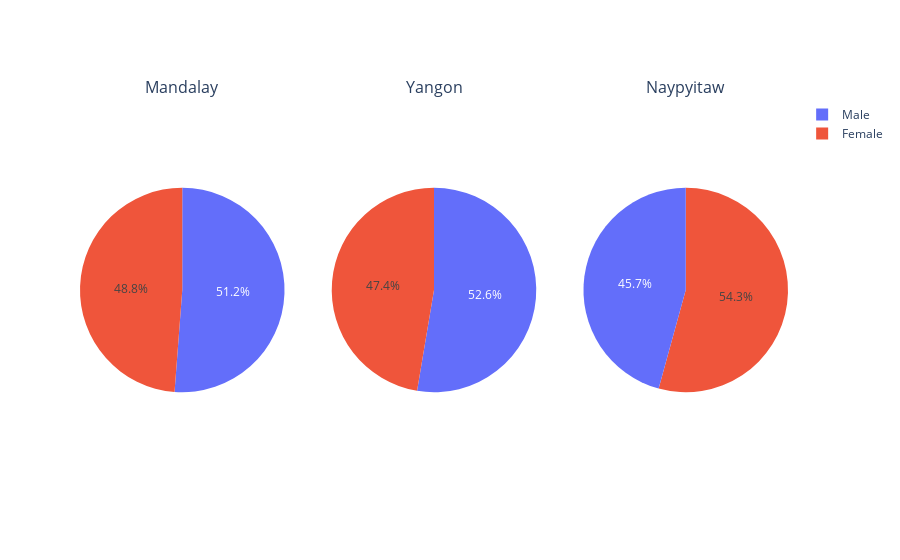

Notebook source saved alongside this figure:
### Code cell
fig = make_subplots(rows=1, cols=3, specs=[[{'type':'domain'}, {'type':'domain'}, {'type':'domain'}]],
                    subplot_titles=['Mandalay', 'Yangon', 'Naypyitaw'])

fig1 = go.Pie(labels=gender_per_city[gender_per_city['City'] == 'Mandalay']['Gender'],
              values=gender_per_city[gender_per_city['City'] == 'Mandalay']['Invoice ID'],
              name="Mandalay")

fig2 = go.Pie(labels=gender_per_city[gender_per_city['City'] == 'Yangon']['Gender'],
              values=gender_per_city[gender_per_city['City'] == 'Yangon']['Invoice ID'],
              name="Yangon")

fig3 = go.Pie(labels=gender_per_city[gender_per_city['City'] == 'Naypyitaw']['Gender'],
              values=gender_per_city[gender_per_city['City'] == 'Naypyitaw']['Invoice ID'],
              name="Naypyitaw")

fig.add_trace(fig1, row=1, col=1)
fig.add_trace(fig2, row=1, col=2)
fig.add_trace(fig3, row=1, col=3)

fig.show()

### Figure 1 — Plotly figure (JSON) as saved in the notebook; plotly's stock layout.template omitted (floating-point values rounded to 4 significant figures)
{"data": [{"domain": {"x": [0, 0.2889], "y": [0, 1]}, "labels": ["Female", "Male"], "name": "Mandalay", "type": "pie", "values": [162, 170]}, {"domain": {"x": [0.3556, 0.6444], "y": [0, 1]}, "labels": ["Female", "Male"], "name": "Yangon", "type": "pie", "values": [161, 179]}, {"domain": {"x": [0.7111, 1], "y": [0, 1]}, "labels": ["Female", "Male"], "name": "Naypyitaw", "type": "pie", "values": [178, 150]}], "layout": {"annotations": [{"font": {"size": 16}, "showarrow": false, "text": "Mandalay", "x": 0.1444, "xanchor": "center", "xref": "paper", "y": 1, "yanchor": "bottom", "yref": "paper"}, {"font": {"size": 16}, "showarrow": false, "text": "Yangon", "x": 0.5, "xanchor": "center", "xref": "paper", "y": 1, "yanchor": "bottom", "yref": "paper"}, {"font": {"size": 16}, "showarrow": false, "text": "Naypyitaw", "x": 0.8556, "xanchor": "center", "xref": "paper", "y": 1, "yanchor": "bottom", "yref": "paper"}]}}
